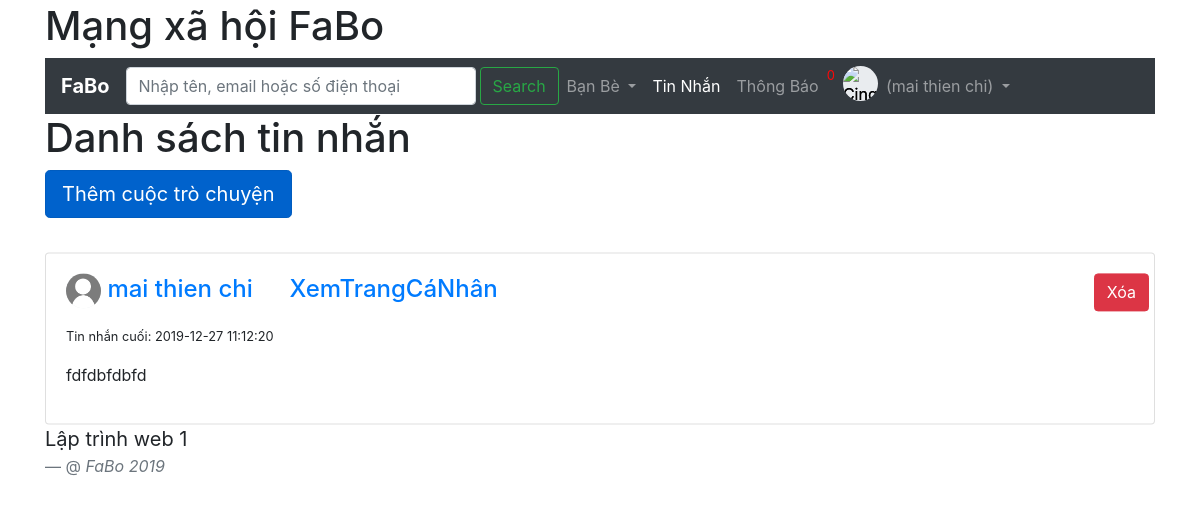
Page /message.php (signed in) on the committed database.
### tables this page shows
CREATE TABLE `users` (
  `id` int(255) NOT NULL,
  `displayName` varchar(255) NOT NULL,
  `email` varchar(255) NOT NULL,
  `NamSinh` varchar(11) NOT NULL,
  `gender` varchar(11) NOT NULL,
  `phone` varchar(11) NOT NULL,
  `password` varchar(255) NOT NULL,
  `hasAvatar` int(11) NOT NULL DEFAULT '0',
  `status` int(11) NOT NULL DEFAULT '0',
  `code` varchar(16) NOT NULL,
  `avatar` blob,
  `dem` int(255) NOT NULL DEFAULT '0',
  `privacyEmail` varchar(15) DEFAULT 'Công khai',
  `privacyPhone` varchar(15) DEFAULT 'Công khai',
  `privacyNamSinh` varchar(15) DEFAULT 'Công khai',
  `privacyGioiTinh` varchar(15) DEFAULT 'Công khai'
);

CREATE TABLE `messages` (
  `id` int(255) NOT NULL,
  `content` text NOT NULL,
  `userId1` int(255) NOT NULL,
  `userId2` int(255) NOT NULL,
  `type` int(11) NOT NULL,
  `createdAt` timestamp NOT NULL DEFAULT CURRENT_TIMESTAMP ON UPDATE CURRENT_TIMESTAMP
);

### functions.php (called while the page is built, shortened)
<?php
function detectPage()
{
    $uri=$_SERVER['REQUEST_URI'];
    $parts=explode('/',$uri);
    $filename=$parts[2];
    $parts=explode('.',$filename);
    $page=$parts[0];
    return $page;
}
function findUserById($id)
{
    global $db;
    $stmt=$db->prepare("SELECT * FROM users WHERE id=?");
    $stmt->execute(array($id));
    return $stmt->fetch(PDO::FETCH_ASSOC);
}
  function getLatestConversations($userId) {
    global $db;
    $stmt = $db->prepare("SELECT userId2 AS id, u.displayName, u.hasAvatar FROM messages AS m LEFT JOIN users AS u ON u.id = m.userId2 WHERE userId1 = ? GROUP BY m.userId2 desc");
    $stmt->execute(array($userId));
    $result = $stmt->fetchAll(PDO::FETCH_ASSOC);
    for ($i = 0; $i < count($result); $i++) {
      $stmt = $db->prepare("SELECT * FROM messages WHERE userId1 = ? AND userId2 = ? ORDER BY createdAt DESC LIMIT 1");
      $stmt->execute(array($userId, $result[$i]['id']));
      $lastMessage = $stmt->fetch(PDO::FETCH_ASSOC);
      $result[$i]['lastMessage'] = $lastMessage;
    }
    return $result;
  }

### init.php (called while the page is built, shortened)
<?php
require_once('functions.php');
$page = detectPage();
if (isset($_SESSION['userId'])) {
  $currentUser = findUserById($_SESSION['userId']);
}

### message.php (the view, shortened to what this page needs)
<?php
require_once 'init.php';
$conversations = getLatestConversations($currentUser['id']);
?>
<?php include 'header.php' ?>
<h1>Danh sách tin nhắn</h1>
<a href="new-message.php" class="btn btn-primary btn-lg active" role="button" aria-pressed="true">Thêm cuộc trò chuyện</a>
<?php foreach ($conversations as $conversation) : ?>
<div class="card" style="margin-bottom: 10px;">
  <div class="card-body">
    <h4 class="card-title">
      <div class="row">
        <div class="col">
          <?php if($conversation['hasAvatar']): ?>
          <img src ="avatar.php?id=<?php echo $conversation['id']; ?>" class="img-circle" alt="Cinque Terre" width="35" height="35">
          <?php else: ?>
          <img src="no-avatar.jpg" class="img-circle" alt="Cinque Terre" width="35" height="35">
          <?php endif;?>
          <a href="conversation.php?id=<?php echo $conversation['id'] ?>"><?php echo $conversation['displayName'] ?></a>
          <a href="wall.php?id=<?php echo $conversation['id']; ?>">XemTrangCáNhân</a>
        </div>
        <div class="col-0">
        <form method="POST">
          <button type="submit" class="btn btn-danger" name="deleteall" value="<?php echo $conversation['id'];?>">Xóa</button>
        </form>
      </div>
      </div>
    </h4>
    <p class="card-text">
    <small>Tin nhắn cuối: <?php echo $conversation['lastMessage']['createdAt'] ?></small>
    <p><?php echo $conversation['lastMessage']['content'] ?></p>
    </p>
  </div>
</div>
<?php endforeach; ?>
<br>
<?php include 'footer.php' ?>

### header.php (shortened to what this page needs)
<?php
  require_once 'init.php';
?>
<!doctype html>
<html lang="en">
  <head>
    <link rel="stylesheet" type="text/css" href="style.css">
    <link rel="stylesheet" href="https://stackpath.bootstrapcdn.com/bootstrap/4.4.1/css/bootstrap.min.css">
    <link rel="stylesheet" href="https://stackpath.bootstrapcdn.com/bootstrap/4.3.1/css/bootstrap.min.css">
    <link rel="stylesheet" href="https://use.fontawesome.com/releases/v5.7.0/css/all.css">
  </head>
  <body>
  <div class="container">
    <h1>Mạng xã hội FaBo</h1>
    <nav class="navbar navbar-expand-lg navbar-dark bg-dark ">
  <a class="navbar-brand" href="index.php"><strong>FaBo</strong></a>
  <div class="collapse navbar-collapse" id="navbarSupportedContent">
    <ul class="navbar-nav mr-auto">
      <?php if (!$currentUser): ?>
      <li class="nav-item <?php echo $page == 'register' ? 'active': ''; ?>">
        <a class="nav-link" href="register.php">Đăng Ký <span class="sr-only">(current)</span></a>
      </li>
      <li class="nav-item <?php echo $page == 'login' ? 'active': ''; ?>">
        <a class="nav-link" href="login.php">Đăng Nhập <span class="sr-only">(current)</span></a>
      </li>
      <!-- <li class="nav-item <?php echo $page == 'forgot_password' ? 'active' : '' ?>">
              <a class="nav-link" href="forgot_password.php">Quên mật khẩu</a>
      </li> -->
      <?php else: ?>
      <form class="form-inline my-5 my-lg-0" method="POST">
      <input class="form-control mr-sm-1" type="search" name="search" placeholder="Nhập tên, email hoặc số điện thoại" aria-label="Search" style="width:350px">
      <button class="btn btn-outline-success my-2 my-sm-0" type="submit">Search</button>
      </form>
      <li class="nav-item dropdown">
        <a class="nav-link dropdown-toggle" href="#" id="navbarDropdown" role="button" data-toggle="dropdown" aria-haspopup="true" aria-expanded="false">
        Bạn Bè
      </a>
      </li>
      <li class="nav-item <?php echo $page == 'message' ? 'active': ''; ?>">
        <a class="nav-link" href="message.php">Tin Nhắn<span class="sr-only">(current)</span></a>
      </li>
      <li class="nav-item <?php echo $page == 'notification' ? 'active': ''; ?>">
        <a class="nav-link" href="notification.php" >Thông Báo <span class="sr-only">(current)</span></a>
      </li>
      <li><div class="notification"><?php echo $currentUser['dem'];?></div></li>&ensp;
      <?php if($currentUser['avatar']): ?>
    <img src ="avatar.php?id=<?php echo $currentUser['id']; ?>" class="img-circle" alt="Cinque Terre" width="35" height="35">
    <?php else: ?>
    <img src="no-avatar.jpg" class="img-circle" alt="Cinque Terre" width="35" height="35">
    <?php endif;?>
      <li class="nav-item dropdown">
        <a class="nav-link dropdown-toggle" href="#" id="navbarDropdown" role="button" data-toggle="dropdown" aria-haspopup="true" aria-expanded="false">
        <?php echo $currentUser ? ' ('. $currentUser['displayName'].')' :'' ?>
        </a>
      </li>
      <?php endif; ?>
  </div>
</nav>

### style.css (style rules this page uses)
.img-circle { border-radius: 50%; color: black; background-color: #e9ecef; text-shadow: 0 0 black; }
.card { box-shadow: 0 4px 8px 0 rgba(0,0,0,0); transition: 0.3s; width: 100%; top: 0%; left: 0%; transform: translate(0%, 20%); }
.container { padding: 2px 16px; }
.notification { color: #fc0808; font-size: small; }

### rows in the picture
users: dem "0", displayName "mai thien chi"
messages: createdAt "2019-12-27 11:12:20", content "fdfdbfdbfd"

### other values in the picture
$conversation['displayName'] "mai thien chi"
